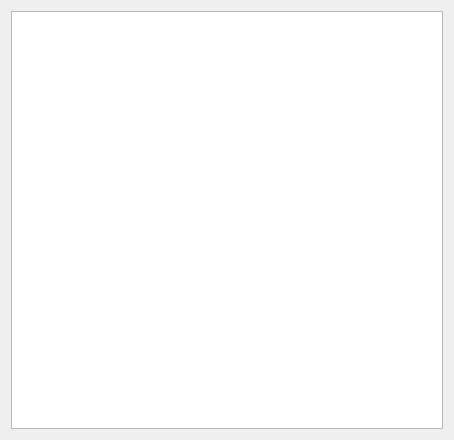
<?xml version="1.0" encoding="UTF-8"?>
<ui version="4.0">
 <class>MainWidget</class>
 <widget class="QWidget" name="MainWidget">
  <property name="geometry">
   <rect>
    <x>0</x>
    <y>0</y>
    <width>454</width>
    <height>440</height>
   </rect>
  </property>
  <property name="windowTitle">
   <string>SignalerGraphicsView demo</string>
  </property>
  <layout class="QVBoxLayout">
   <item>
    <widget class="sgv::SignalerGraphicsView" name="graphicsView"/>
   </item>
  </layout>
 </widget>
 <customwidgets>
  <customwidget>
   <class>sgv::SignalerGraphicsView</class>
   <extends>QGraphicsView</extends>
   <header>..\SignalerGraphicsView.h</header>
  </customwidget>
 </customwidgets>
 <resources/>
 <connections/>
</ui>
